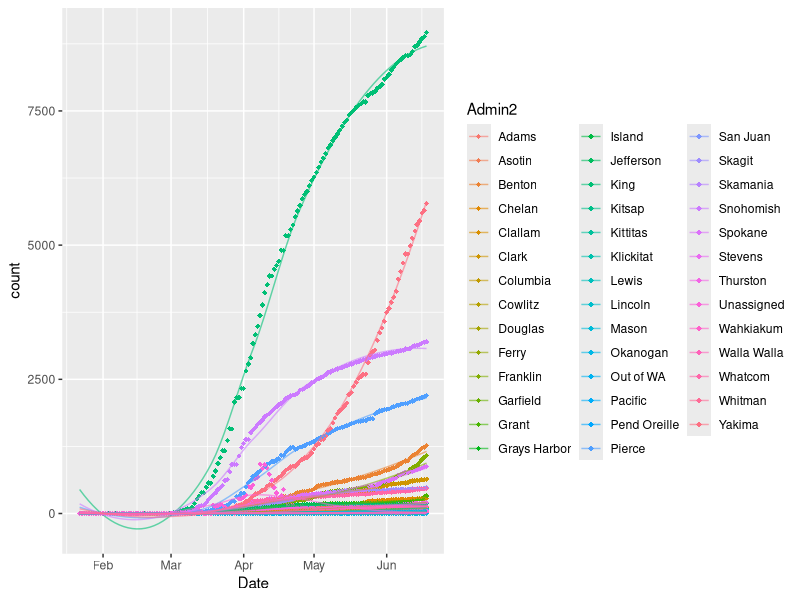

R code for this plot: (Note: this script raises an error after producing the figure.)
library(tidyverse)
library(lubridate)
# read US Cases into Rstudio ----------------------------------------------

covid_cases_us <- read.csv(here::here("data","covid_US_cases_raw.csv"),stringsAsFactors = F)

# tidy up the data for graphing
recent_date <- colnames(covid_cases_us)[length(covid_cases_us)]
head(covid_cases_us)

str(covid_cases_us)

UID_dates<- covid_cases_us %>% select(UID,X1.22.20:recent_date) %>% gather(key = Date, value= count,-UID)

UID_info<- covid_cases_us %>% select(-c(X1.22.20:recent_date))

covid_US_cases_tidy<- left_join(UID_info,UID_dates,by="UID")

covid_US_cases_tidy<-covid_US_cases_tidy %>% mutate(Date=gsub("X","",Date))
str(covid_US_cases_tidy)

cols<- names(covid_US_cases_tidy[c(1:8,11)])

#Use lapply() to coerce and replace the chosen columns:
covid_US_cases_tidy[cols] <- lapply(covid_US_cases_tidy[cols], factor)  ## as.factor() could also be used
covid_US_cases_tidy$Date<- mdy(covid_US_cases_tidy$Date)
str(covid_US_cases_tidy)
#write.csv(covid_US_cases_tidy,file='./data/covid_US_cases_tidy.csv')





# list of counties in Washington

covid_US_cases_tidy %>% filter(Province_State=="Washington") %>% group_by(Admin2) %>%
  summarise(m=max(count)) %>% arrange(desc(m))

# total cumulative cases in Washington state, King and Spkane county

covid_US_cases_tidy %>% filter(Province_State=="Washington"#,
                               #Admin2=="King"|
                                # Admin2=="Spokane"|
                                 #Admin2=="Snohomish",count>01
                               ) %>%
  group_by(Admin2) %>%
  arrange(desc(Date)) %>% select(-c(iso2:FIPS,Country_Region)) %>% group_by(Date)%>%
  ggplot(aes(Date,count,color=Admin2))+geom_point(shape=18)+
  geom_line(stat='smooth',se=F,alpha=.6)

new_cases <- c("Adams",'Benton','Grant', 'Clark', 'Franklin','Skagit','Spokane','Thurston','Walla Walla','Yakima',"King")

covid_US_cases_tidy %>%filter(Date>today()-21,Province_State=='Washington') %>%
  filter(Admin2 == "King" |Admin2 %in% new_cases) %>%
  group_by(Admin2) %>%
  arrange(-desc(Date)) %>% select(-c(iso2:FIPS,Country_Region)) %>%
  mutate(count_lag=lag(count,1),new_cases=count-count_lag) %>% group_by(Date) %>%
  ggplot(aes(Date,new_cases))+
  geom_point(shape=18)+geom_line(alpha=.2)+geom_smooth(se=F)+
  facet_wrap(~Admin2,scales = 'free')

# all us state and then some
drop_ship <- c("Diamond Princess","Grand Princess")
drop_state <- c("New Jersey","New York","Massachusetts","California",)
protest_states <- c("Minnesota","Texas","Colorado","Michigan","Illinois",
                    "Wisconsin","Ohio","Mississippi","North Carolina","Alabama","Arizona")

covid_US_cases_tidy %>%
  select(-c(iso2:FIPS,Admin2,Country_Region)) %>%
  group_by(Province_State,Date) %>%
  summarise(count=sum(count,na.rm=T)) %>%
  filter(Date>"2020-04-20",!Province_State %in% drop_ship) %>%
  #filter(!Province_State %in% drop_state) %>%
  #filter(Province_State %in% protest_states) %>%
  mutate(new_cases= count-lag(count))%>%
  group_by(Date,Province_State) %>% arrange(desc(Date,new_cases)) %>%
  ggplot(aes(x=Date,new_cases))+ geom_point(size=.2)+
  geom_line()+
  facet_wrap(~Province_State,scales = 'free')+
  ggtitle("new cases in the States since 4/21\nBlue simple linear regression, pink with error bars, loess")+
  geom_smooth(method='lm',color='blue',se=F)+
geom_smooth(color='pink',size=.6)
